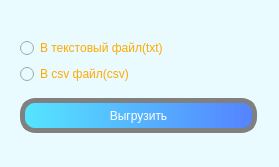
<?xml version="1.0" encoding="UTF-8"?>
<ui version="4.0">
 <class>Dialog</class>
 <widget class="QDialog" name="Dialog">
  <property name="geometry">
   <rect>
    <x>0</x>
    <y>0</y>
    <width>279</width>
    <height>167</height>
   </rect>
  </property>
  <property name="minimumSize">
   <size>
    <width>279</width>
    <height>167</height>
   </size>
  </property>
  <property name="maximumSize">
   <size>
    <width>279</width>
    <height>167</height>
   </size>
  </property>
  <property name="windowTitle">
   <string>Экспорт</string>
  </property>
  <property name="styleSheet">
   <string notr="true">
background-color: rgb(233, 251, 255);
</string>
  </property>
  <widget class="QWidget" name="layoutWidget">
   <property name="geometry">
    <rect>
     <x>20</x>
     <y>30</y>
     <width>237</width>
     <height>111</height>
    </rect>
   </property>
   <layout class="QVBoxLayout" name="verticalLayout_2">
    <item>
     <layout class="QVBoxLayout" name="verticalLayout">
      <item>
       <widget class="QRadioButton" name="radio_button_txt">
        <property name="styleSheet">
         <string notr="true">font: 75 12pt &quot;MS Shell Dlg 2&quot;;
color: rgb(255, 170, 0);
</string>
        </property>
        <property name="text">
         <string>В текстовый файл(txt)</string>
        </property>
        <attribute name="buttonGroup">
         <string notr="true">buttonGroup</string>
        </attribute>
       </widget>
      </item>
      <item>
       <widget class="QRadioButton" name="radio_button_csv">
        <property name="styleSheet">
         <string notr="true">font: 75 12pt &quot;MS Shell Dlg 2&quot;;
color: rgb(255, 170, 0);
</string>
        </property>
        <property name="text">
         <string>В csv файл(csv)</string>
        </property>
        <attribute name="buttonGroup">
         <string notr="true">buttonGroup</string>
        </attribute>
       </widget>
      </item>
     </layout>
    </item>
    <item>
     <widget class="QPushButton" name="push_button_upload">
      <property name="minimumSize">
       <size>
        <width>0</width>
        <height>35</height>
       </size>
      </property>
      <property name="styleSheet">
       <string notr="true">
#push_button_upload {
background: qlineargradient(spread:pad, x1:0, y1:0, x2:1, y2:0, stop:0 rgba(85, 230, 255), stop:1 rgba(85, 130, 255));
font: 12pt &quot;MS Shell Dlg 2&quot;;
color: rgb(255, 255, 255);
border: 5px solid grey;
border-radius: 15px;
}

#push_button_upload:hover {
border: 5px solid #5555ff;
}
</string>
      </property>
      <property name="text">
       <string>Выгрузить</string>
      </property>
     </widget>
    </item>
   </layout>
  </widget>
 </widget>
 <resources/>
 <connections/>
 <buttongroups>
  <buttongroup name="buttonGroup"/>
 </buttongroups>
</ui>
